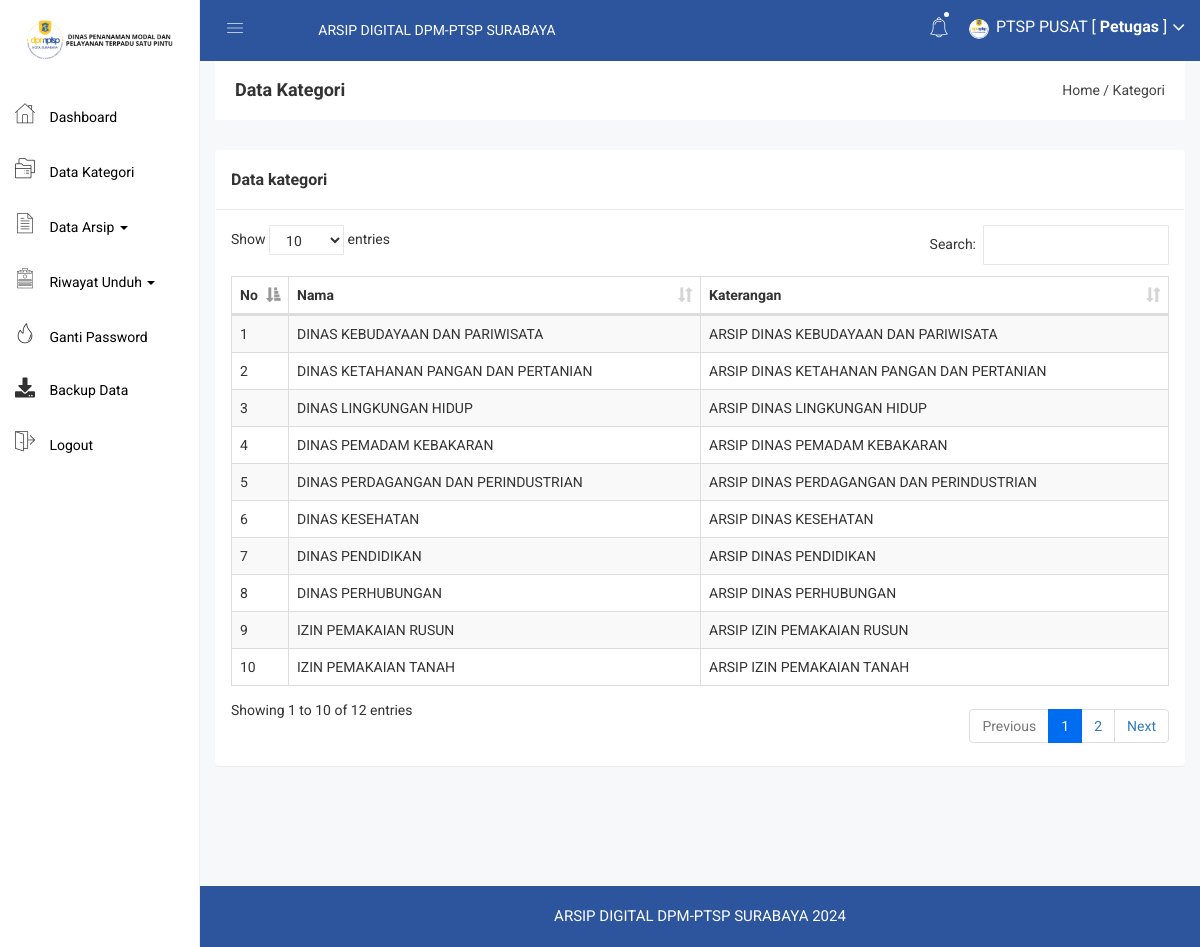
/petugas/kategori.php (signed in), run on the app's committed database.
### tables this page shows
CREATE TABLE `petugas` (
  `petugas_id` int(11) NOT NULL,
  `petugas_nama` varchar(255) NOT NULL,
  `petugas_username` varchar(255) NOT NULL,
  `petugas_password` varchar(255) NOT NULL,
  `petugas_foto` varchar(255) NOT NULL
);

CREATE TABLE `kategori` (
  `kategori_id` int(11) NOT NULL,
  `kategori_nama` varchar(255) NOT NULL,
  `kategori_keterangan` text NOT NULL
);

### petugas/kategori.php (the view)
<?php include 'header.php'; ?>
<div class="breadcome-area">
    <div class="container-fluid">
        <div class="row">
            <div class="col-lg-12 col-md-12 col-sm-12 col-xs-12">
                <div class="breadcome-list">
                    <div class="row">
                        <div class="col-lg-6 col-md-6 col-sm-6 col-xs-12">
                            <div class="breadcome-heading">
                                <h4 style="margin-bottom: 0px">Data Kategori</h4>
                            </div>
                        </div>
                        <div class="col-lg-6 col-md-6 col-sm-6 col-xs-12">
                            <ul class="breadcome-menu" style="padding-top: 0px">
                                <li><a href="index.php#">Home</a> <span class="bread-slash">/</span></li>
                                <li><span class="bread-blod">Kategori</span></li>
                            </ul>
                        </div>
                    </div>
                </div>
            </div>
        </div>
    </div>
</div>
<div class="container-fluid">
    <div class="panel panel">
        <div class="panel-heading">
            <h3 class="panel-title">Data kategori</h3>
        </div>
        <div class="panel-body">
            <table id="table" class="table table-bordered table-striped table-hover table-datatable">
                <thead>
                    <tr>
                        <th width="1%">No</th>
                        <th>Nama</th>
                        <th>Katerangan</th>
                    </tr>
                </thead>
                <tbody>
                    <?php
                    $no = 1;
                    $kategori = mysqli_query($koneksi,"SELECT * FROM kategori");
                    while($p = mysqli_fetch_array($kategori)){
                        ?>
                        <tr>
                            <td><?php echo $no++; ?></td>
                            <td><?php echo $p['kategori_nama'] ?></td>
                            <td><?php echo $p['kategori_keterangan'] ?></td>
                        </tr>
                        <?php
                    }
                    ?>
                </tbody>
            </table>
        </div>
    </div>
</div>
<?php include 'footer.php'; ?>

### petugas/header.php (shortened to what this page needs)
<!doctype html>
<html>
<head>
    <link rel="stylesheet" href="https://cdnjs.cloudflare.com/ajax/libs/font-awesome/5.15.4/css/all.min.css">
    <link rel="stylesheet" href="../assets/css/bootstrap.min.css">
    <link rel="stylesheet" href="../assets/css/font-awesome.min.css">
    <link rel="stylesheet" href="../assets/css/owl.carousel.css">
    <link rel="stylesheet" href="../assets/css/owl.theme.css">
    <link rel="stylesheet" href="../assets/css/owl.transitions.css">
    <link rel="stylesheet" href="../assets/css/animate.css">
    <link rel="stylesheet" href="../assets/css/normalize.css">
    <link rel="stylesheet" href="../assets/css/meanmenu.min.css">
    <link rel="stylesheet" href="../assets/css/main.css">
    <link rel="stylesheet" href="../assets/css/educate-custon-icon.css">
    <link rel="stylesheet" href="../assets/css/morrisjs/morris.css">
    <link rel="stylesheet" href="../assets/css/scrollbar/jquery.mCustomScrollbar.min.css">
    <link rel="stylesheet" href="../assets/css/metisMenu/metisMenu.min.css">
    <link rel="stylesheet" href="../assets/css/metisMenu/metisMenu-vertical.css">
    <link rel="stylesheet" href="../assets/css/calendar/fullcalendar.min.css">
    <link rel="stylesheet" href="../assets/css/calendar/fullcalendar.print.min.css">
    <link rel="stylesheet" href="../assets/style.css">
    <link rel="stylesheet" href="../assets/css/responsive.css">
    <link rel="stylesheet" href="../assets/css/style.css">
    <link rel="stylesheet" type="text/css" href="../assets/js/DataTables/datatables.css">
</head>
<body>
<div class="left-sidebar-pro">
        <nav id="sidebar" class="">
            <div class="sidebar-header">
            <a href="index.html" style="display: block; padding-top: 20px; pointer-events: none;">
            <img class="main-logo" src="../assets/img/logo/dpmptsp.png" alt="" />
            </a>
            </div>
            <div class="left-custom-menu-adp-wrap comment-scrollbar">
                <nav class="sidebar-nav left-sidebar-menu-pro" style="margin-top: 30px">
                    <ul class="metismenu" id="menu1">
                        <li class="active">
                            <a href="index.php">
                                <span class="educate-icon educate-home icon-wrap"></span>
                                <span class="mini-click-non">Dashboard</span>
                            </a>
                        </li>
                        <li>
                            <a href="kategori.php" aria-expanded="false"><span class="educate-icon educate-course icon-wrap sub-icon-mg" aria-hidden="true"></span> <span class="mini-click-non">Data Kategori</span></a>
                        </li>
                        <li class="dropdown">
                            <a href="#" class="dropdown-toggle" data-toggle="dropdown" aria-expanded="false">
                                <span class="educate-icon educate-data-table icon-wrap sub-icon-mg" aria-hidden="true"></span>
                                <span class="mini-click-non">Data Arsip</span>
                                <span class="caret"></span>
                            </a>
                        </li>
                        <li class="dropdown">
                            <a href="#" class="dropdown-toggle" data-toggle="dropdown" aria-expanded="false">
                                <span class="educate-icon educate-form icon-wrap sub-icon-mg" aria-hidden="true"></span>
                                <span class="mini-click-non">Riwayat Unduh</span>
                                <span class="caret"></span>
                            </a>
                        </li>
                        <li>
                            <a href="gantipassword.php" aria-expanded="false"><span class="educate-icon educate-danger icon-wrap sub-icon-mg" aria-hidden="true"></span> <span class="mini-click-non">Ganti Password</span></a>
                        </li>
                        <li>
                            <a href="backup.php" aria-expanded="false">
                            <span class="fas fa-download icon-wrap sub-icon-mg" aria-hidden="true"></span>
                            <span class="mini-click-non">Backup Data</span>
                            </a>
                        </li>
                        <li>
                            <a href="logout.php" aria-expanded="false"><span class="educate-icon educate-pages icon-wrap sub-icon-mg" aria-hidden="true"></span> <span class="mini-click-non">Logout</span></a>
                        </li>
                    </ul>
                </nav>
            </div>
        </nav>
    </div>
    <div class="all-content-wrapper">
        <div class="container-fluid">
            <div class="row">
                <div class="col-lg-12 col-md-12 col-sm-12 col-xs-12">
                    <div class="logo-pro">
                        <a href="index.html"><img class="main-logo" src="../assets/img/logo/dpmptsp.png" alt="" /></a>
                    </div>
                </div>
            </div>
        </div>
        <div class="header-advance-area">
            <div class="header-top-area">
                <div class="container-fluid">
                    <div class="row">
                        <div class="col-lg-12 col-md-12 col-sm-12 col-xs-12" style="background-color: #2C559E;">
                            <div class="header-top-wraper">
                                <div class="row">
                                    <div class="col-lg-1 col-md-0 col-sm-12 col-xs-12" style="background-color: #2C559E;">
                                        <div class="menu-switcher-pro">
                                            <button type="button" id="sidebarCollapse" class="btn bar-button-pro header-drl-controller-btn btn-info navbar-btn" style="background-color: #2C559E;">
                                                <i class="educate-icon educate-nav"></i>
                                            </button>
                                        </div>
                                    </div>
                                    <div class="col-lg-5 col-md-6 col-sm-12 col-xs-12" style="background-color: #2C559E;">
                                        <div class="header-top-menu tabl-d-n">
                                            <ul class="nav navbar-nav mai-top-nav">
                                                <li class="nav-item"><a href="#" class="nav-link">ARSIP DIGITAL DPM-PTSP SURABAYA</a></li>
                                            </ul>
                                        </div>
                                    </div>
                                    <div class="col-lg-6 col-md-6 col-sm-12 col-xs-12" style="background-color: #2C559E;">
                                        <div class="header-right-info">
                                            <ul class="nav navbar-nav mai-top-nav header-right-menu">
                                            <li class="nav-item">
                                                    <a href="#" data-toggle="dropdown" role="button" aria-expanded="false" class="nav-link dropdown-toggle"><i class="educate-icon educate-bell" aria-hidden="true"></i><span class="indicator-nt"></span></a>
                                                        <?php
                                                $koneksi = mysqli_connect("localhost", "root", "" ,"db_arsip");
                                                ?>
                                            </li>
                                            <li class="nav-item">
                                                <a href="#" data-toggle="dropdown" role="button" aria-expanded="false" class="nav-link dropdown-toggle">
                                                    <?php
                                                    $id_petugas = $_SESSION['id'];
                                                    $profil = mysqli_query($koneksi,"select * from petugas where petugas_id='$id_petugas'");
                                                    $profil = mysqli_fetch_assoc($profil);
                                                    if($profil['petugas_foto'] == ""){
                                                      ?>
                                                      <img src="../gambar/sistem/user.png" style="width: 20px;height: 20px">
                                                  <?php }else{ ?>
                                                    <img src="../gambar/petugas/<?php echo $profil['petugas_foto'] ?>" style="width: 20px;height: 20px">
                                                <?php } ?>
                                                <span class="admin-name"><?php echo $_SESSION['nama']; ?> [ <b>Petugas</b> ]</span>
                                                <i class="fa fa-angle-down edu-icon edu-down-arrow"></i>
                                            </a>
                                        </li>
                                    </ul>
                                </div>
                            </div>
                        </div>
                    </div>
                </div>
            </div>
        </div>
    </div>
</div>

### assets/css/main.css (style rules this page uses)
html { color: #222; font-size: 1em; line-height: 1.4; }
audio, canvas, iframe, img, svg, video { vertical-align: middle; }

### assets/css/metisMenu/metisMenu-vertical.css (style rules this page uses)
.sidebar-nav { background: #fff; }
.sidebar-nav ul { padding: 0; margin: 0; list-style: none; background: #f5f5f5; }
.sidebar-nav .metismenu { background: #fff; display: -webkit-box; display: -ms-flexbox; display: flex; -webkit-box-orient: vertical; -webkit-box-direction: normal; -ms-flex-direction: column; flex-direction: column; }
.sidebar-nav .metismenu li + li { margin-top: 5px; }
.sidebar-nav .metismenu li:last-child { margin-bottom: 5px; }
.sidebar-nav .metismenu > li { display: -webkit-box; display: -ms-flexbox; display: flex; -webkit-box-orient: vertical; -webkit-box-direction: normal; -ms-flex-direction: column; flex-direction: column; position: relative; }
.sidebar-nav .metismenu a { position: relative; display: block; padding: 13px 15px; color: #444; outline-width: 0; transition: all .3s ease-out; font-size:16px; font-weight:400; }
.sidebar-nav .metismenu li .icon-wrap { margin-right:5px; font-size:20px; color:#303030; }
.sidebar-nav .metismenu li .sub-icon-mg { margin-right:5px; font-size:16px; }

### assets/css/style.css (style rules this page uses)
.panel-heading { padding: 20px 15px; border-bottom: 1px solid #ececec; }
.sidebar-nav .metismenu a { position: relative; display: block; padding: 13px 15px; color: #000; outline-width: 0; transition: all .3s ease-out; font-size: 14px; font-weight: 400; }
.sidebar-nav .metismenu a > .icon-wrap { font-size: 20px; margin-right: 11px; }
#sidebar { border-right: 1px solid #eee; }
.all-content-wrapper { min-height: 500px; }
td { vertical-align: middle !important; }

### assets/js/DataTables/datatables.css (style rules this page uses)
table.dataTable { clear: both; margin-top: 6px !important; margin-bottom: 6px !important; max-width: none !important; border-collapse: separate !important; }
table.dataTable td, table.dataTable th { -webkit-box-sizing: content-box; box-sizing: content-box; }
table.dataTable thead > tr > th.sorting_asc, table.dataTable thead > tr > th.sorting_desc, table.dataTable thead > tr > th.sorting, table.dataTable thead > tr > td.sorting_asc, table.dataTable thead > tr > td.sorting_desc, table.dataTable thead > tr > td.sorting { padding-right: 30px; }
table.dataTable thead .sorting, table.dataTable thead .sorting_asc, table.dataTable thead .sorting_desc, table.dataTable thead .sorting_asc_disabled, table.dataTable thead .sorting_desc_disabled { cursor: pointer; position: relative; }
table.dataTable thead .sorting:after, table.dataTable thead .sorting_asc:after, table.dataTable thead .sorting_desc:after, table.dataTable thead .sorting_asc_disabled:after, table.dataTable thead .sorting_desc_disabled:after { position: absolute; bottom: 8px; right: 8px; display: block; font-family: 'Glyphicons Halflings'; opacity: 0.5; }
table.dataTable thead .sorting:after { opacity: 0.2; content: "\e150"; }
table.dataTable thead .sorting_asc:after { content: "\e155"; }
table.table-bordered.dataTable th, table.table-bordered.dataTable td { border-left-width: 0; }
table.table-bordered.dataTable th:last-child, table.table-bordered.dataTable th:last-child, table.table-bordered.dataTable td:last-child, table.table-bordered.dataTable td:last-child { border-right-width: 0; }
table.table-bordered.dataTable tbody th, table.table-bordered.dataTable tbody td { border-bottom-width: 0; }

### data on the page
petugas: petugas_foto (picture)
kategori: kategori_nama "DINAS KEBUDAYAAN DAN PARIWISATA", kategori_keterangan "ARSIP DINAS KEBUDAYAAN DAN PARIWISATA"
kategori: kategori_nama "DINAS KETAHANAN PANGAN DAN PERTANIAN", kategori_keterangan "ARSIP DINAS KETAHANAN PANGAN DAN PERTANIAN"
kategori: kategori_nama "DINAS LINGKUNGAN HIDUP", kategori_keterangan "ARSIP DINAS LINGKUNGAN HIDUP"
kategori: kategori_nama "DINAS PEMADAM KEBAKARAN", kategori_keterangan "ARSIP DINAS PEMADAM KEBAKARAN"
kategori: kategori_nama "DINAS PERDAGANGAN DAN PERINDUSTRIAN", kategori_keterangan "ARSIP DINAS PERDAGANGAN DAN PERINDUSTRIAN"
kategori: kategori_nama "DINAS KESEHATAN", kategori_keterangan "ARSIP DINAS KESEHATAN"
kategori: kategori_nama "DINAS PENDIDIKAN", kategori_keterangan "ARSIP DINAS PENDIDIKAN"
kategori: kategori_nama "DINAS PERHUBUNGAN", kategori_keterangan "ARSIP DINAS PERHUBUNGAN"
kategori: kategori_nama "IZIN PEMAKAIAN RUSUN", kategori_keterangan "ARSIP IZIN PEMAKAIAN RUSUN"
kategori: kategori_nama "IZIN PEMAKAIAN TANAH", kategori_keterangan "ARSIP IZIN PEMAKAIAN TANAH"

### other printed values
$_SESSION['nama'] "PTSP PUSAT"
